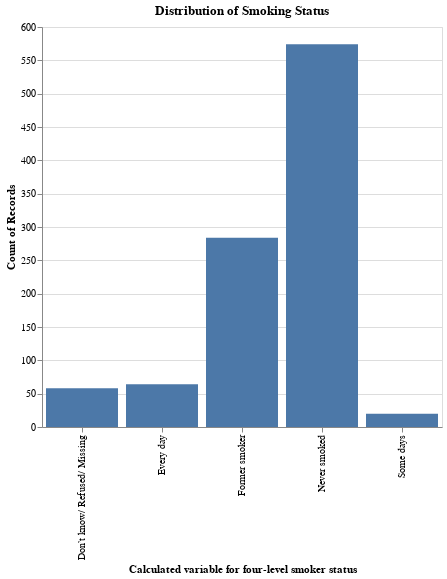

Source (notebook cell):
### Code cell
# Rename the columns
idaData["_SMOKER3"] = data["_SMOKER3"].replace({
    1: 'Every day',
    2: 'Some days',
    3: 'Former smoker',
    4: 'Never smoked',
    9: 'Don’t know/ Refused/ Missing'
})

# Define the chart
chart = alt.Chart(idaData).mark_bar().encode(
    x=alt.X('_SMOKER3', title='Calculated variable for four-level smoker status'),
    y='count()',
    tooltip=[alt.Tooltip(field='_SMOKER3', type='nominal', title='Smoking Status'), 'count()']
).properties(
    width=400,
    height=400,
    title='Distribution of Smoking Status'
)

chart

### Figure 1 — Vega specification as saved in the notebook (floating-point values rounded to 4 significant figures)
{"$schema": "https://vega.github.io/schema/vega/v5.json", "data": [{"name": "source_0", "values": [{"_SMOKER3": "Never smoked", "__count": 574}, {"_SMOKER3": "Some days", "__count": 20}, {"_SMOKER3": "Former smoker", "__count": 284}, {"_SMOKER3": "Don’t know/ Refused/ Missing", "__count": 58}, {"_SMOKER3": "Every day", "__count": 64}]}, {"name": "source_0_x_domain__SMOKER3", "values": [{"_SMOKER3": "Never smoked"}, {"_SMOKER3": "Some days"}, {"_SMOKER3": "Former smoker"}, {"_SMOKER3": "Don’t know/ Refused/ Missing"}, {"_SMOKER3": "Every day"}]}, {"name": "source_0_y_domain___count", "values": [{"min": 20, "max": 574}]}], "marks": [{"type": "rect", "name": "marks", "from": {"data": "source_0"}, "encode": {"update": {"description": {"signal": "\"Calculated variable for four-level smoker status: \" + (isValid(datum[\"_SMOKER3\"]) ? datum[\"_SMOKER3\"] : \"\"+datum[\"_SMOKER3\"]) + \"; Count of Records: \" + (format(datum[\"__count\"], \"\")) + \"; Smoking Status: \" + (isValid(datum[\"_SMOKER3\"]) ? datum[\"_SMOKER3\"] : \"\"+datum[\"_SMOKER3\"])"}, "fill": {"value": "#4c78a8"}, "width": {"signal": "max(0.25, bandwidth('x'))"}, "ariaRoleDescription": {"value": "bar"}, "tooltip": {"signal": "{\"Smoking Status\": isValid(datum[\"_SMOKER3\"]) ? datum[\"_SMOKER3\"] : \"\"+datum[\"_SMOKER3\"], \"Count of Records\": format(datum[\"__count\"], \"\")}"}, "y2": {"value": 0, "scale": "y"}, "x": {"field": "_SMOKER3", "scale": "x"}, "y": {"field": "__count", "scale": "y"}}}, "style": ["bar"]}], "scales": [{"name": "x", "type": "band", "domain": {"data": "source_0_x_domain__SMOKER3", "field": "_SMOKER3", "sort": true}, "range": [0, {"signal": "width"}], "paddingInner": 0.1, "paddingOuter": 0.05}, {"name": "y", "type": "linear", "domain": [{"signal": "(data(\"source_0_y_domain___count\")[0] || {}).min"}, {"signal": "(data(\"source_0_y_domain___count\")[0] || {}).max"}], "range": [{"signal": "height"}, 0], "nice": true, "zero": true}], "axes": [{"scale": "y", "zindex": 0, "aria": false, "labels": false, "tickCount": {"signal": "ceil(height/40)"}, "domain": false, "maxExtent": 0, "orient": "left", "gridScale": "x", "minExtent": 0, "grid": true, "ticks": false}, {"scale": "x", "grid": false, "labelBaseline": "middle", "orient": "bottom", "labelAngle": 270, "title": "Calculated variable for four-level smoker status", "zindex": 0, "labelAlign": "right"}, {"scale": "y", "labelOverlap": true, "title": "Count of Records", "tickCount": {"signal": "ceil(height/40)"}, "zindex": 0, "grid": false, "orient": "left"}], "title": {"text": "Distribution of Smoking Status", "frame": "group"}, "background": "white", "width": 400, "padding": 5, "height": 400, "style": "cell"}
